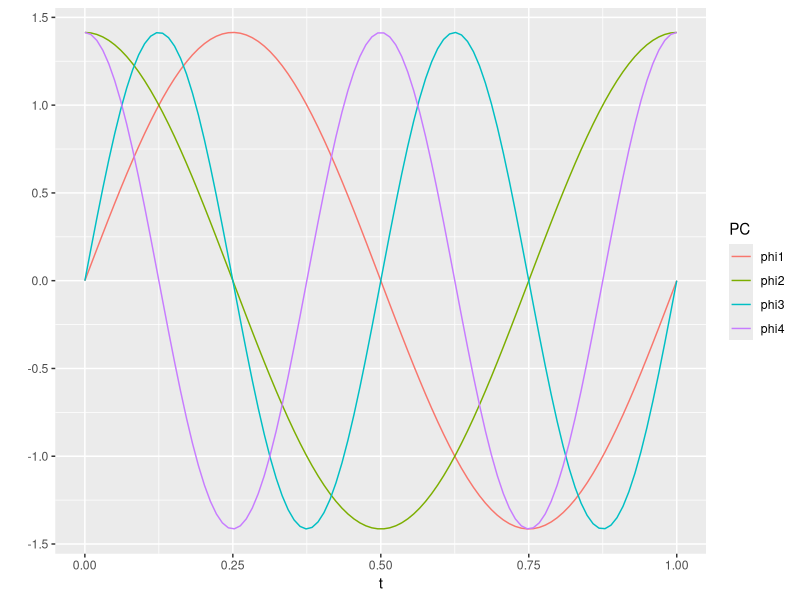
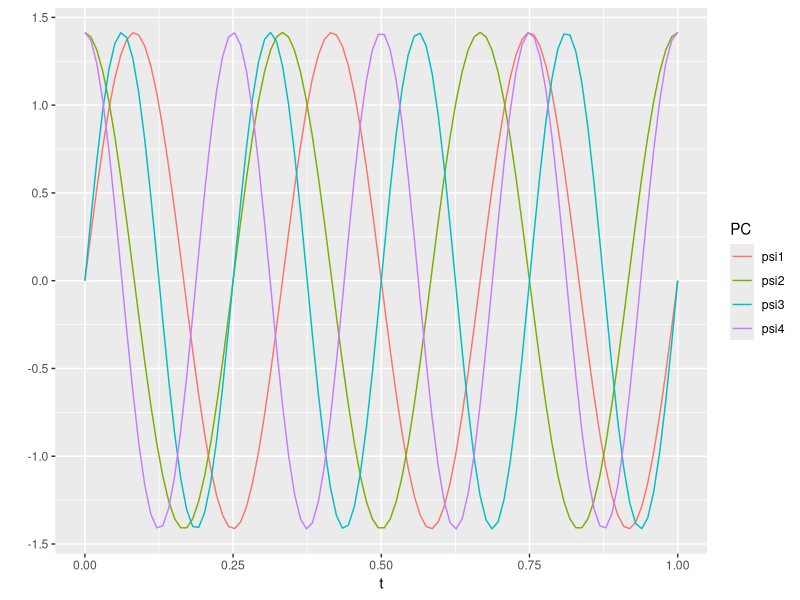
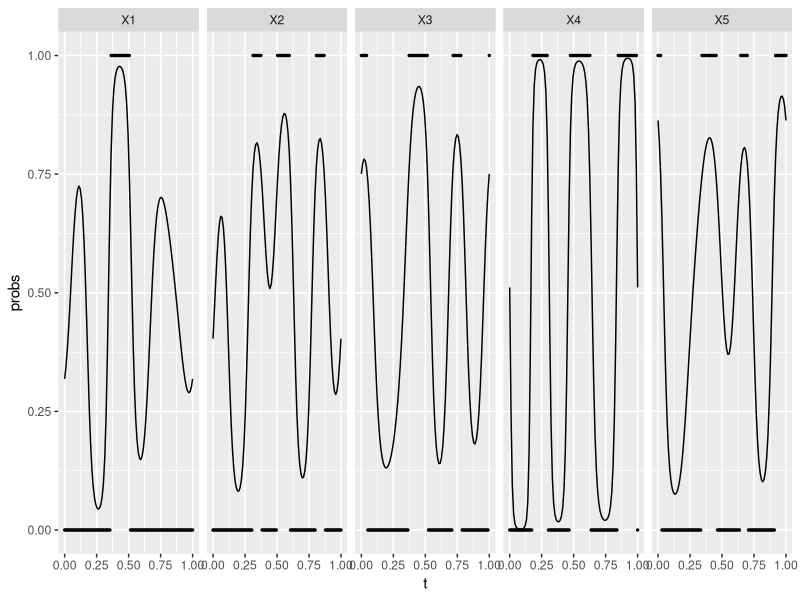
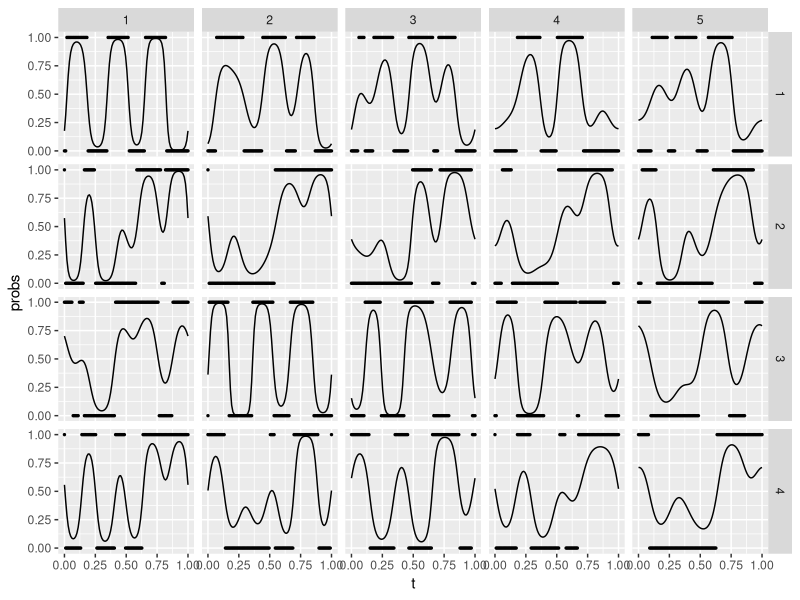

These charts were generated, in order, by the following R code:
## ---- chunk 1
knitr::opts_chunk$set(echo = TRUE)

library(tidyverse)
theme_minimal()
## ---- chunk 2
J <- 5
K <- 100
t_vec <- seq(0, 1, length.out = K)
L <- M <- 4
## ---- chunk 3
# level 1 eigenfunctions:
phi_mat <- matrix(NA, nrow = K, ncol = L)
phi_mat[, 1] <- sqrt(2)*sin(2*pi*t_vec)
phi_mat[, 2] <- sqrt(2)*cos(2*pi*t_vec)
phi_mat[, 3] <- sqrt(2)*sin(4*pi*t_vec)
phi_mat[, 4] <- sqrt(2)*cos(4*pi*t_vec)

colnames(phi_mat) <- paste0("phi", 1:L)

phi_mat %>% data.frame() %>%
  mutate(t=t_vec) %>%
  pivot_longer(starts_with("phi")) %>%
  ggplot()+
  geom_line(aes(x=t, y=value, col=name))+
  labs(x="t", y="", col = "PC")

lambda <- 0.5^((1:L)-1)
## ---- chunk 4
# level 2 eigenfunctions:
psi_mat <- matrix(NA, nrow = K, ncol = M)
psi_mat[, 1] <- sqrt(2)*sin(6*pi*t_vec)
psi_mat[, 2] <- sqrt(2)*cos(6*pi*t_vec)
psi_mat[, 3] <- sqrt(2)*sin(8*pi*t_vec)
psi_mat[, 4] <- sqrt(2)*cos(8*pi*t_vec)

colnames(psi_mat) <- paste0("psi", 1:M)

psi_mat %>% data.frame() %>%
  mutate(t=t_vec) %>%
  pivot_longer(starts_with("psi")) %>%
  ggplot()+
  geom_line(aes(x=t, y=value, col=name))+
  labs(x="t", y="", col = "PC")

gamma <- 0.5^((1:M)-1)
## ---- chunk 5
# level 1 score (subject)
xi <- sapply(lambda, function(x){rnorm(1, mean=0, sd = sqrt(x))})
# level 1 random effects
# phi_mat%*%xi


# level 2 score (subject-visit level)
zeta <- sapply(gamma, function(x){rnorm(J, mean=0, sd = sqrt(x))})

# latent function
eta <- 0 + apply(psi_mat %*% t(zeta), 2, function(x){x+phi_mat %*% xi})
## ---- chunk 6
eta %>% data.frame() %>% 
  mutate(t = t_vec) %>%
  pivot_longer(starts_with("X"), names_to = "visit") %>% 
  mutate(probs = plogis(value)) %>%
  mutate(Y = rbernoulli(1, probs)) %>%
  mutate(Y = as.numeric(Y)) %>%
  ggplot()+
  geom_line(aes(x=t, y=probs))+
  geom_point(aes(x=t, y=Y), size = 0.5)+
  facet_wrap(~visit, nrow = 1)

## ---- chunk 7
NI<- 100 # sample size
df_full <- expand.grid(id=1:NI, visit = 1:J, t=t_vec) %>% arrange(id, visit, t)
df_full$eta <- NA

for(i in 1:NI){
  # level 1 score (subject)
  xi <- sapply(lambda, function(x){rnorm(1, mean=0, sd = sqrt(x))})
  # level 2 score (subject-visit level)
  zeta <- sapply(gamma, function(x){rnorm(J, mean=0, sd = sqrt(x))})
  # latent function
  eta_i <- 0 + apply(psi_mat %*% t(zeta), 2, function(x){x+phi_mat %*% xi})
  df_full[df_full$id==i, "eta"] <-  as.vector(eta_i)
  
}

df_full <- df_full %>% mutate(probs = plogis(eta)) %>%
  mutate(Y = rbernoulli(1, probs)) %>%
  mutate(Y = as.numeric(Y))

## ---- chunk 8
df_full %>% data.frame() %>% 
  filter(id %in% 1:4) %>%
  ggplot()+
  geom_line(aes(x=t, y=probs))+
  geom_point(aes(x=t, y=Y), size = 0.5)+
  facet_grid(row = vars(id), col=vars(visit))

